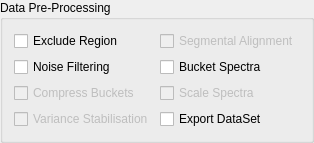
           <widget class="QGroupBox" name="preProcessingGroupBox">
            <property name="title">
             <string>Data Pre-Processing</string>
            </property>
            <layout class="QGridLayout" name="gridLayout">
             <item row="0" column="0">
              <layout class="QVBoxLayout" name="verticalLayout_8">
               <item>
                <widget class="QCheckBox" name="excludeRegion">
                 <property name="text">
                  <string>Exclude Region</string>
                 </property>
                </widget>
               </item>
               <item>
                <widget class="QCheckBox" name="noiseFiltering">
                 <property name="text">
                  <string>Noise Filtering</string>
                 </property>
                </widget>
               </item>
               <item>
                <widget class="QCheckBox" name="compressBuckets">
                 <property name="enabled">
                  <bool>false</bool>
                 </property>
                 <property name="text">
                  <string>Compress Buckets</string>
                 </property>
                </widget>
               </item>
               <item>
                <widget class="QCheckBox" name="varianceStabilisation">
                 <property name="enabled">
                  <bool>false</bool>
                 </property>
                 <property name="text">
                  <string>Variance Stabilisation</string>
                 </property>
                </widget>
               </item>
              </layout>
             </item>
             <item row="0" column="1">
              <layout class="QVBoxLayout" name="verticalLayout_9">
               <item>
                <widget class="QCheckBox" name="segmentalAlignment">
                 <property name="enabled">
                  <bool>false</bool>
                 </property>
                 <property name="text">
                  <string>Segmental Alignment</string>
                 </property>
                </widget>
               </item>
               <item>
                <widget class="QCheckBox" name="bucketSpectra">
                 <property name="text">
                  <string>Bucket Spectra</string>
                 </property>
                </widget>
               </item>
               <item>
                <widget class="QCheckBox" name="scaleSpectra">
                 <property name="enabled">
                  <bool>false</bool>
                 </property>
                 <property name="text">
                  <string>Scale Spectra</string>
                 </property>
                </widget>
               </item>
               <item>
                <widget class="QCheckBox" name="exportDataSet">
                 <property name="text">
                  <string>Export DataSet</string>
                 </property>
                </widget>
               </item>
              </layout>
             </item>
            </layout>
           </widget>
